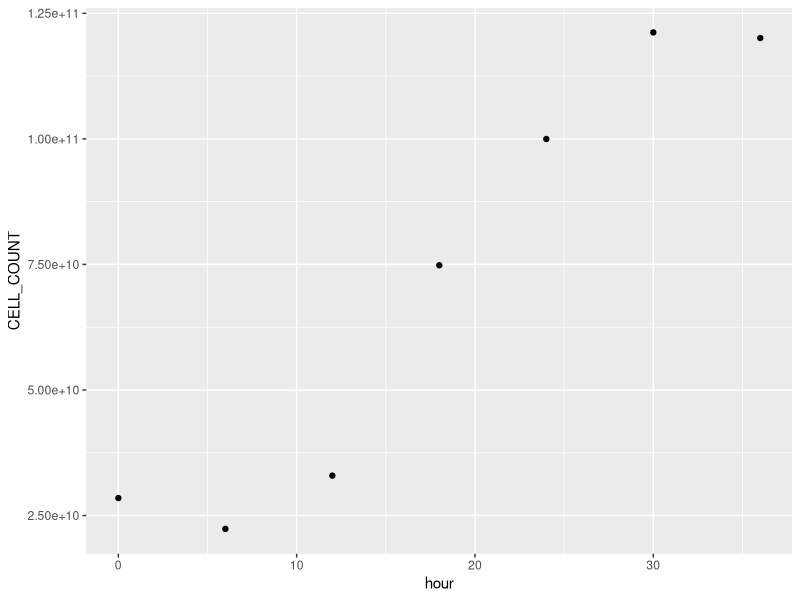
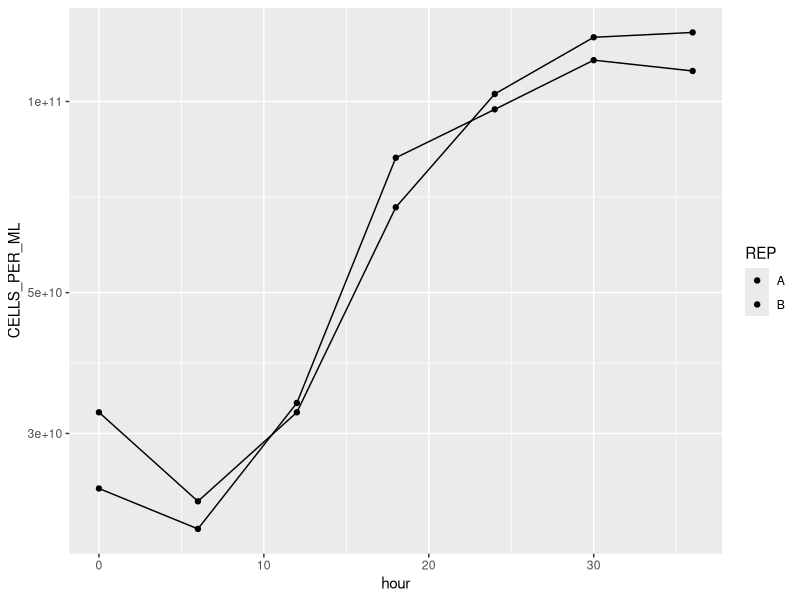
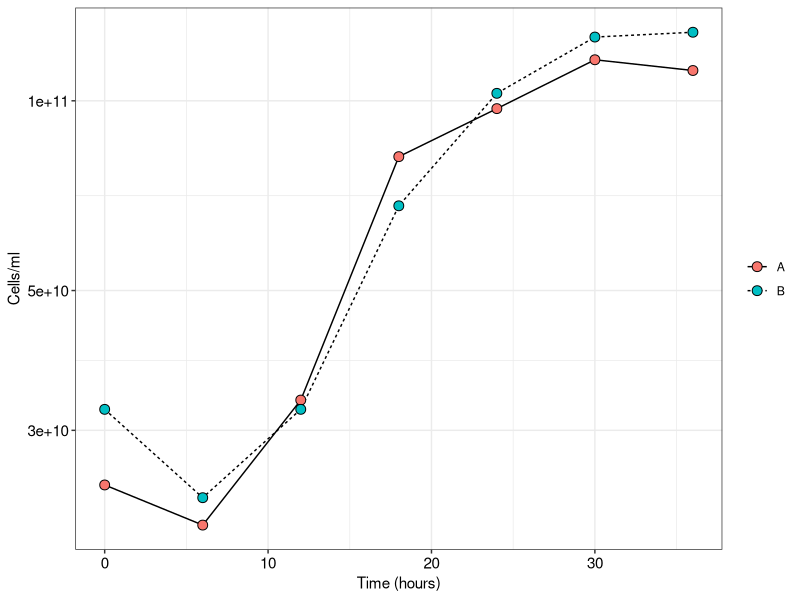
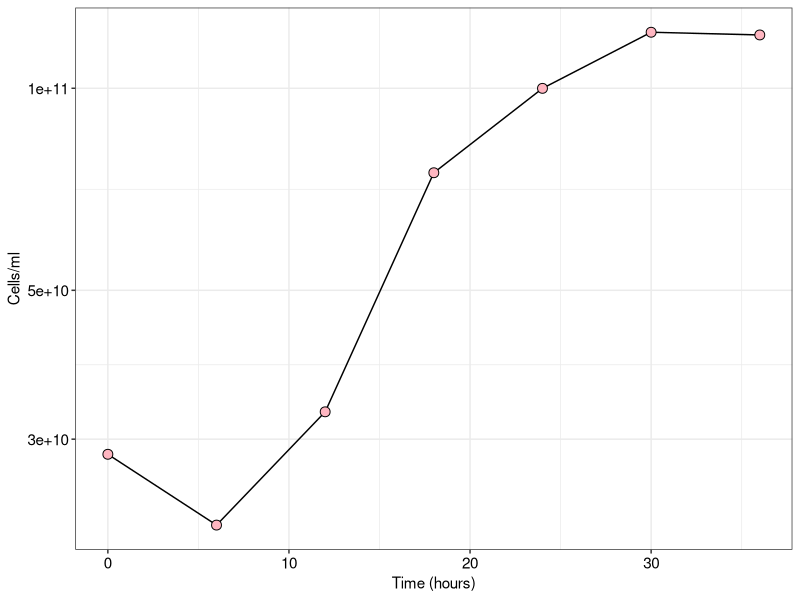

Reproduce these figures in R, in order.
## ---- chunk 1
#| eval: true
#| message: false
#| echo: false
library(tidyverse)
## ---- chunk 2
raw_cell_counts <- read.csv("r-intro-docs/raw-cell-counts.csv")
## ---- chunk 3
sample3 <- raw_cell_counts %>%
  select(Sample03) %>% 
  summarise(MEAN = mean(Sample03))

sample3_mean <- sample3[1,1]
## ---- chunk 4
Mean_cells_per_FOV <- sample3_mean # from average calculation above
## ---- chunk 5
Area_chamber <- (pi)*(((8E3)*(1000))^2) #µm^2
Volume <- 2 #ml
Area_FOV <- 1E4 #µm^2 at 100X magnification
Dilution_factor <- 0.9
## ---- chunk 6
raw_cell_counts %>% 
  # Transform to long format
  pivot_longer(cols = starts_with("Sample"), names_to = "SAMPLE", values_to = "CELL_per_FOV") %>% 
  # Estimate average cells per FOV and variance for each count
  group_by(SAMPLE) %>% 
  summarise(MEAN = mean(CELL_per_FOV), VAR = var(CELL_per_FOV)) %>% 
  # use mutate and copy above equation to calculate cells per ml
  mutate(CELLS_PER_ML = ((MEAN)*(Area_chamber))/((Volume)*(Area_FOV)*(Dilution_factor))) %>% 
  # Option to add column with same values in scientific
  mutate(SCI_cells_per_ml = format(CELLS_PER_ML, scientific = TRUE, digits = 3))
## ---- chunk 7
cell_counts_01 <- read.csv("r-intro-docs/cell-count-data01.csv")
metadata_01 <- read.csv("r-intro-docs/sample-info-data01.csv")
## ---- chunk 8
# head(cell_counts_01) # rename some of the variable so it is applicable to these new data.
cell_counts_01 %>%
  pivot_longer(cols = starts_with("X"), names_to = "SAMPLE", values_to = "CELL_per_FOV") %>%
  group_by(SAMPLE) %>%
  summarise(MEAN = mean(CELL_per_FOV), VAR = var(CELL_per_FOV)) %>%
  mutate(CELLS_PER_ML = ((MEAN)*(Area_chamber))/((Volume)*(Area_FOV)*(Dilution_factor))) %>%
  mutate(SCI_cells_per_ml = format(CELLS_PER_ML, scientific = TRUE, digits = 3))
## ---- chunk 9
head(metadata_01)
## ---- chunk 10
cell_counts_01 %>%
  pivot_longer(cols = starts_with("X"), names_to = "SAMPLE", values_to = "CELL_per_FOV") %>%
  group_by(SAMPLE) %>%
  summarise(MEAN = mean(CELL_per_FOV), VAR = var(CELL_per_FOV)) %>%
  mutate(CELLS_PER_ML = ((MEAN)*(Area_chamber))/((Volume)*(Area_FOV)*(Dilution_factor))) %>%
  mutate(SCI_cells_per_ml = format(CELLS_PER_ML, scientific = TRUE, digits = 3)) %>% 
  # Fix SAMPLE names and separate into samples and replicates
  separate(SAMPLE, into = c("SAMPLE_NAME", "REP"), sep = "_", remove = FALSE) %>% 
  mutate(SAMPLE = gsub("X","", SAMPLE)) # edits the SAMPLE cell.
## ---- chunk 11
cell_counts_01 %>%
  pivot_longer(cols = starts_with("X"), names_to = "SAMPLE", values_to = "CELL_per_FOV") %>%
  group_by(SAMPLE) %>%
  summarise(MEAN = mean(CELL_per_FOV), VAR = var(CELL_per_FOV)) %>%
  mutate(CELLS_PER_ML = ((MEAN)*(Area_chamber))/((Volume)*(Area_FOV)*(Dilution_factor))) %>%
  mutate(SCI_cells_per_ml = format(CELLS_PER_ML, scientific = TRUE, digits = 3)) %>% 
  separate(SAMPLE, into = c("SAMPLE_NAME", "REP"), sep = "_", remove = FALSE) %>% 
  mutate(SAMPLE = gsub("X","", SAMPLE)) %>% 
  # Use 'left_join' to line up the metadata. SAMPLE column matches "sample_id" in the metadata df
  left_join(metadata_01, by = c("SAMPLE" = "sample_id"))
## ---- chunk 12
summary_table_01 <- cell_counts_01 %>%
  pivot_longer(cols = starts_with("X"), names_to = "SAMPLE", values_to = "CELL_per_FOV") %>%
  group_by(SAMPLE) %>%
  summarise(MEAN = mean(CELL_per_FOV), VAR = var(CELL_per_FOV)) %>%
  mutate(CELLS_PER_ML = ((MEAN)*(Area_chamber))/((Volume)*(Area_FOV)*(Dilution_factor))) %>%
  mutate(SCI_cells_per_ml = format(CELLS_PER_ML, scientific = TRUE, digits = 3)) %>% 
  separate(SAMPLE, into = c("SAMPLE_NAME", "REP"), sep = "_", remove = FALSE) %>% 
  mutate(SAMPLE = gsub("X","", SAMPLE)) %>% 
  left_join(metadata_01, by = c("SAMPLE" = "sample_id")) %>% 
  select(-REP, -SAMPLE) %>% #remove columns with information on the replicates
  group_by(SAMPLE_NAME, hour, date) %>% 
  summarise(CELL_COUNT_sci = format(mean(CELLS_PER_ML), scientific = TRUE, digits = 3),
            CELL_COUNT = mean(CELLS_PER_ML))

write_csv(summary_table_01, file = "table_01.csv", quote = c("none"))
## ---- chunk 13
ggplot(summary_table_01, aes(x = hour, y = CELL_COUNT)) +
  geom_point()
## ---- chunk 14
cell_counts_01 %>%
  pivot_longer(cols = starts_with("X"), names_to = "SAMPLE", values_to = "CELL_per_FOV") %>%
  group_by(SAMPLE) %>%
  summarise(MEAN = mean(CELL_per_FOV), VAR = var(CELL_per_FOV)) %>%
  mutate(CELLS_PER_ML = ((MEAN)*(Area_chamber))/((Volume)*(Area_FOV)*(Dilution_factor))) %>%
  mutate(SCI_cells_per_ml = format(CELLS_PER_ML, scientific = TRUE, digits = 3)) %>% 
  separate(SAMPLE, into = c("SAMPLE_NAME", "REP"), sep = "_", remove = FALSE) %>% 
  mutate(SAMPLE = gsub("X","", SAMPLE)) %>% 
  left_join(metadata_01, by = c("SAMPLE" = "sample_id")) %>% 
  #
  ggplot(aes(x = hour, y = CELLS_PER_ML, fill = REP)) +
  geom_point() +
  geom_line() +
  scale_y_log10()
## ---- chunk 15
## Data wrangling
cell_counts_01 %>%
  pivot_longer(cols = starts_with("X"), names_to = "SAMPLE", values_to = "CELL_per_FOV") %>%
  group_by(SAMPLE) %>%
  summarise(MEAN = mean(CELL_per_FOV), VAR = var(CELL_per_FOV)) %>%
  mutate(CELLS_PER_ML = ((MEAN)*(Area_chamber))/((Volume)*(Area_FOV)*(Dilution_factor))) %>%
  mutate(SCI_cells_per_ml = format(CELLS_PER_ML, scientific = TRUE, digits = 3)) %>% 
  separate(SAMPLE, into = c("SAMPLE_NAME", "REP"), sep = "_", remove = FALSE) %>% 
  mutate(SAMPLE = gsub("X","", SAMPLE)) %>% 
  left_join(metadata_01, by = c("SAMPLE" = "sample_id")) %>% 
# Ggplot code
  ggplot(aes(x = hour, y = CELLS_PER_ML, fill = REP)) +
  geom_line(aes(linetype = REP)) +
  geom_point(shape = 21, color = "black", size = 3) +
  theme_bw() +
  labs(x = "Time (hours)", y = "Cells/ml") +
  theme(axis.text = element_text(size = 11, color = "black"),
        legend.title = element_blank()) +
  scale_y_log10()
## ---- chunk 16
ggplot(summary_table_01, aes(x = hour, y = CELL_COUNT)) +
  geom_line() +
  geom_point(shape = 21, color = "black", size = 3, fill = "lightpink") +
  theme_bw() +
  labs(x = "Time (hours)", y = "Cells/ml") +
  theme(axis.text = element_text(size = 11, color = "black"),
        legend.title = element_blank()) +
  scale_y_log10()
## ---- chunk 17
b <- summary_table_01 %>% filter(hour == 30)
b$CELL_COUNT

B <- summary_table_01 %>% filter(hour == 12)
B$CELL_COUNT

G_min <- ((30-12)*60)/(3.3*(log10(((b$CELL_COUNT)/(B$CELL_COUNT)))))
G_min
## ---- chunk 18
exp_hour <- c(12, 18, 24, 30)
exp_growth <- summary_table_01 %>% 
  filter(hour %in% exp_hour) %>% 
  mutate(NAT_LOG = log(CELL_COUNT))
## ---- chunk 19
lm(NAT_LOG ~ hour, exp_growth)

model_output_coefficients <- coef(lm(NAT_LOG ~ hour, exp_growth))
# model_output_coefficients
slope = model_output_coefficients[2]
## ---- chunk 20
slope
